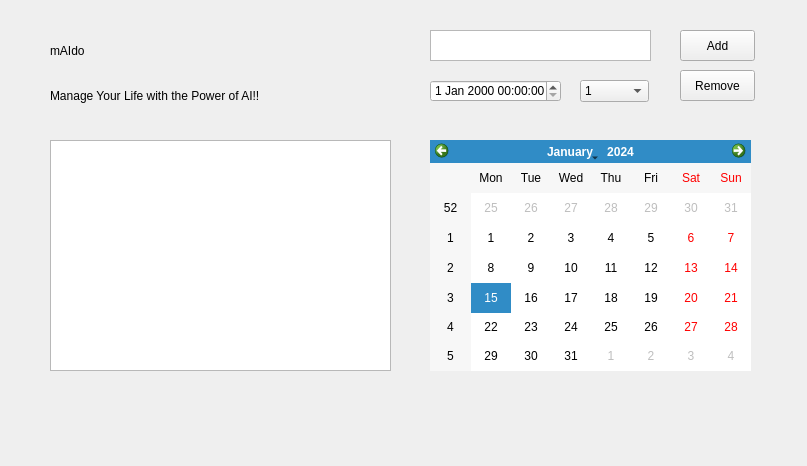
<?xml version="1.0" encoding="UTF-8"?>
<ui version="4.0">
 <class>Form</class>
 <widget class="QWidget" name="Form">
  <property name="geometry">
   <rect>
    <x>0</x>
    <y>0</y>
    <width>807</width>
    <height>466</height>
   </rect>
  </property>
  <property name="windowTitle">
   <string>Form</string>
  </property>
  <widget class="QTextEdit" name="textEdit">
   <property name="geometry">
    <rect>
     <x>430</x>
     <y>30</y>
     <width>221</width>
     <height>31</height>
    </rect>
   </property>
  </widget>
  <widget class="QPushButton" name="pushButton">
   <property name="geometry">
    <rect>
     <x>680</x>
     <y>30</y>
     <width>75</width>
     <height>31</height>
    </rect>
   </property>
   <property name="styleSheet">
    <string notr="true">font: 10pt &quot;Calibri&quot; &quot;bold&quot;;</string>
   </property>
   <property name="text">
    <string>Add</string>
   </property>
  </widget>
  <widget class="QPushButton" name="pushButton_2">
   <property name="geometry">
    <rect>
     <x>680</x>
     <y>70</y>
     <width>75</width>
     <height>31</height>
    </rect>
   </property>
   <property name="styleSheet">
    <string notr="true">font: 10pt &quot;Calibri&quot; &quot;bold&quot;;</string>
   </property>
   <property name="text">
    <string>Remove</string>
   </property>
  </widget>
  <widget class="QDateTimeEdit" name="dateTimeEdit">
   <property name="geometry">
    <rect>
     <x>430</x>
     <y>80</y>
     <width>131</width>
     <height>22</height>
    </rect>
   </property>
   <property name="styleSheet">
    <string notr="true">font: 10pt &quot;Calibri&quot;;</string>
   </property>
  </widget>
  <widget class="QComboBox" name="comboBox">
   <property name="geometry">
    <rect>
     <x>580</x>
     <y>80</y>
     <width>69</width>
     <height>22</height>
    </rect>
   </property>
   <property name="styleSheet">
    <string notr="true">font: 10pt &quot;Calibri&quot;;</string>
   </property>
   <item>
    <property name="text">
     <string>1</string>
    </property>
   </item>
   <item>
    <property name="text">
     <string>2</string>
    </property>
   </item>
   <item>
    <property name="text">
     <string>None</string>
    </property>
   </item>
  </widget>
  <widget class="QTableView" name="tableView">
   <property name="geometry">
    <rect>
     <x>50</x>
     <y>140</y>
     <width>341</width>
     <height>231</height>
    </rect>
   </property>
   <property name="styleSheet">
    <string notr="true">font: 10pt &quot;Calibri&quot;;</string>
   </property>
  </widget>
  <widget class="QCalendarWidget" name="calendarWidget">
   <property name="geometry">
    <rect>
     <x>430</x>
     <y>140</y>
     <width>321</width>
     <height>231</height>
    </rect>
   </property>
   <property name="styleSheet">
    <string notr="true">font: 10pt &quot;Calibri&quot; &quot;bold&quot;;</string>
   </property>
  </widget>
  <widget class="QLabel" name="label">
   <property name="geometry">
    <rect>
     <x>50</x>
     <y>20</y>
     <width>221</width>
     <height>61</height>
    </rect>
   </property>
   <property name="styleSheet">
    <string notr="true">font: 48pt &quot;Calibri&quot; &quot;bold&quot;;</string>
   </property>
   <property name="text">
    <string>mAIdo</string>
   </property>
  </widget>
  <widget class="QLabel" name="label_2">
   <property name="geometry">
    <rect>
     <x>50</x>
     <y>80</y>
     <width>341</width>
     <height>31</height>
    </rect>
   </property>
   <property name="styleSheet">
    <string notr="true">font: italic 16pt &quot;Calibri&quot;;</string>
   </property>
   <property name="text">
    <string>Manage Your Life with the Power of AI!!</string>
   </property>
  </widget>
 </widget>
 <resources/>
 <connections/>
</ui>
